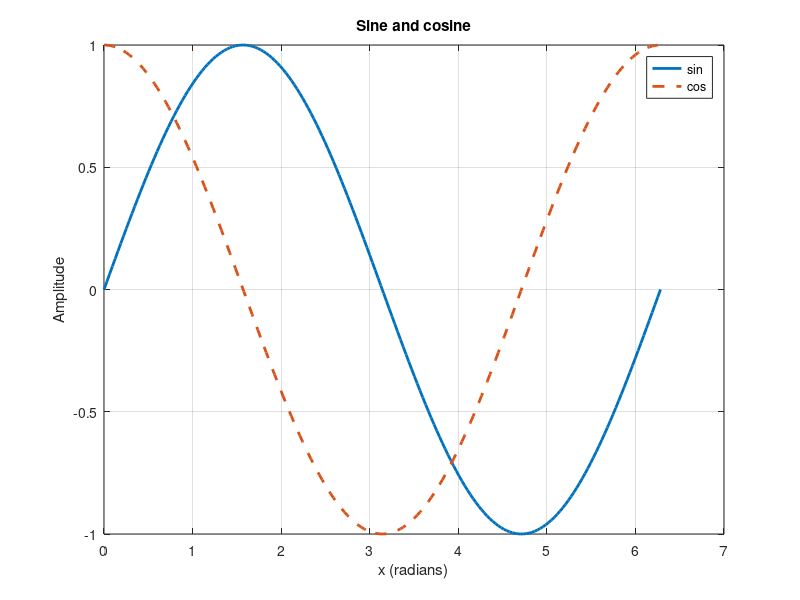

MATLAB code for this plot: (Note: this script raises an error after producing the figure.)
%% Getting Started with matlivre
% A live script mixes formatted text, code, and results. Click in a section and press Ctrl+Enter to run it, or press F5 to run everything. Results appear right below the code.

%% Variables and matrices
% Statements without a semicolon show their value.
a = 3
b = [1 2 3; 4 5 6]
c = b' * a;
total = sum(c(:))

%% Plotting
% Figures are drawn inline. Hover a plot to read values off the crosshair.
x = linspace(0, 2*pi, 200);
plot(x, sin(x), 'LineWidth', 2)
hold on
plot(x, cos(x), '--', 'LineWidth', 2)
hold off
grid on
title('Sine and cosine')
xlabel('x (radians)')
ylabel('Amplitude')
legend('sin', 'cos')

%% Loops, conditions, and formatted text
for k = 1:5
    if mod(k, 2) == 0
        fprintf('%d is even\n', k);
    else
        fprintf('%d is odd\n', k);
    end
end

%% Solving a linear system
A = [4 -2 1; -2 4 -2; 1 -2 4];
rhs = [11; -16; 17];
sol = A \ rhs
residual = norm(A*sol - rhs)

%% Local functions
% Functions defined at the end of the script can be called from any section.
n = 1:10;
f = arrayfun(@fib, n)
bar(n, f)
title('Fibonacci numbers')
grid on

function r = fib(n)
    if n <= 2
        r = 1;
    else
        r = fib(n - 1) + fib(n - 2);
    end
end
